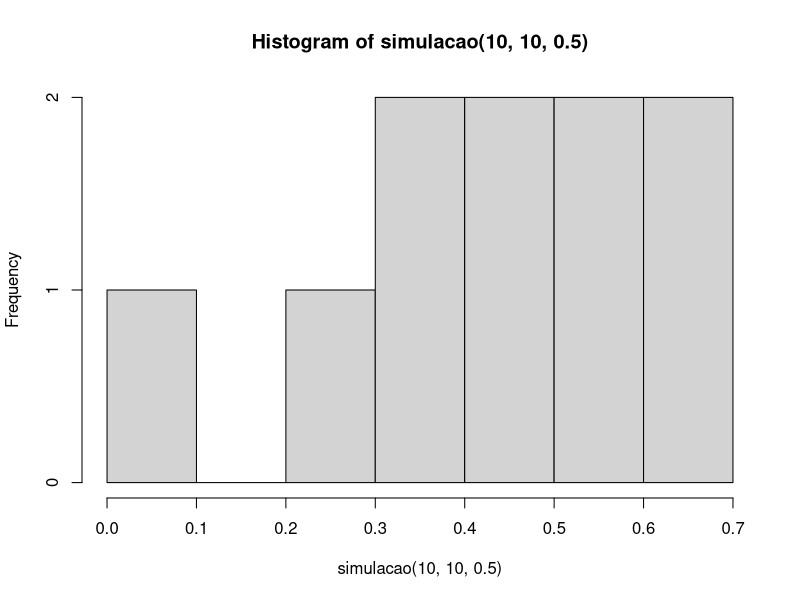
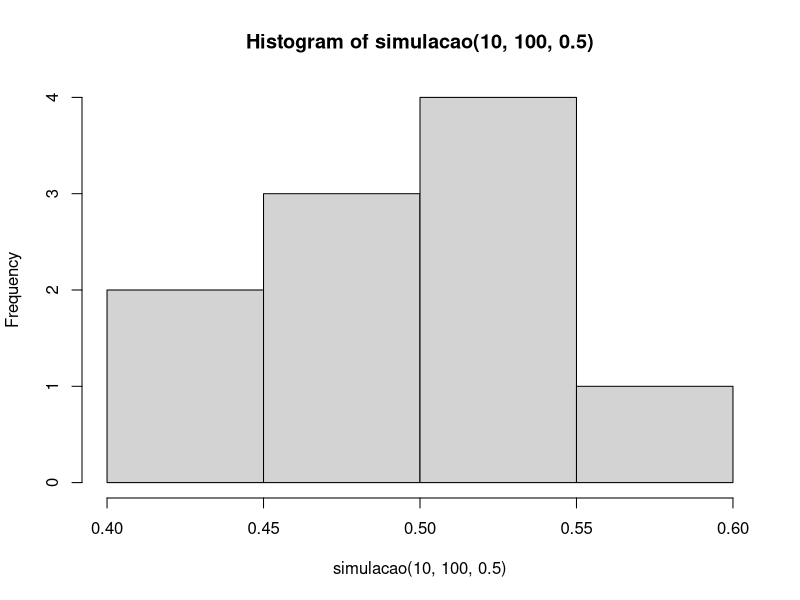
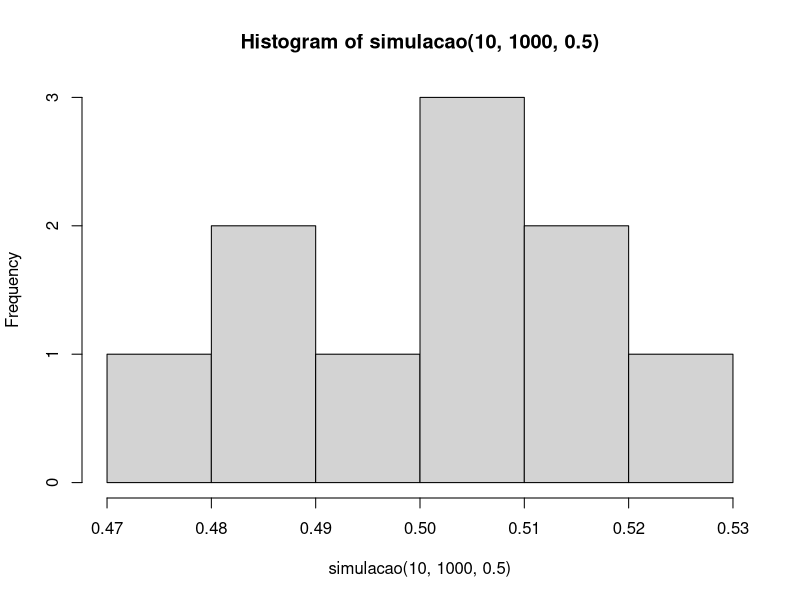
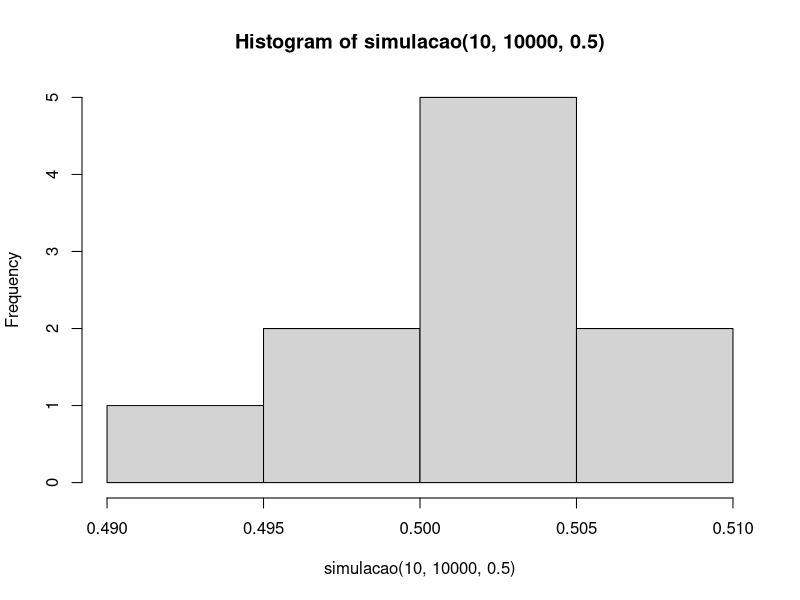

Reproduce these figures in R, in order.
## ---- chunk 1
moeda <- function (p) {
  x <- runif(1)
  if (x < p) {
    TRUE
  } else {
    FALSE
  }
}

moedas <- function (n, p) {
  replicate(n, moeda(p))
}

proporcao <- function (resultados) {
  sum(resultados)/length(resultados)
}

simulacao <- function (k, n, p) {
  vetor_resultados <- replicate(k, proporcao(moedas(n, p)))
  vetor_resultados
}

hist(simulacao (10, 10, 0.5) )

hist(simulacao (10, 100, 0.5) )

hist(simulacao (10, 1000, 0.5) )


hist(simulacao (10, 10000, 0.5) )


